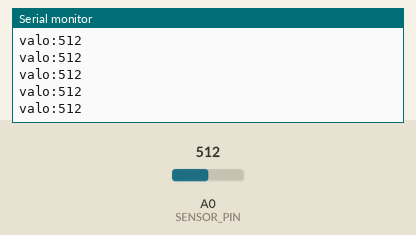
Bench run of a sketch on a simulated Arduino Uno, built with avr-gcc and run on an emulated ATmega328P. Shown: the last lines printed to the serial monitor. Inputs (shaded band) come from the test bench; at power-on: A0 (SENSOR_PIN) = 512.

Above: at 1.2 s.
1.3 s: A0 (SENSOR_PIN) set to 716
At 1.32 s:
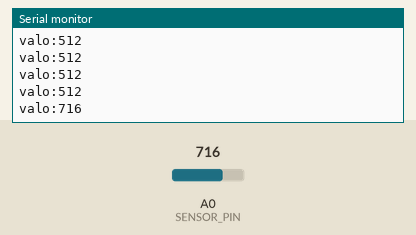
2.8 s: A0 (SENSOR_PIN) set to 900
At 2.83 s:
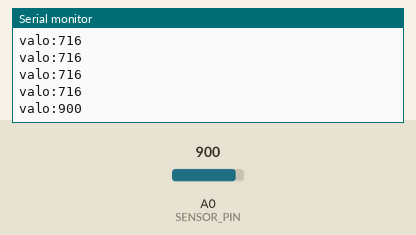
Timing chart, 0 to 5.8 s (numbered marks = the images above; inputs shaded):
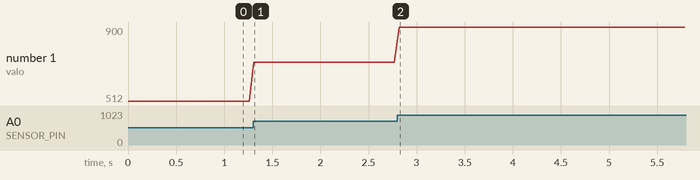

The sketch:

sarjaplotteri.ino
```cpp
// Valoanturi sarjaplotteriin (Ruukkilabra, Ahjo 1, tunti 10)
// Kytkenta: 5V -> valovastus -> A0 -> 10 kohm vastus -> GND
// Avaa Tools -> Serial Plotter ja valitse 9600 baud.
// Light sensor to the serial plotter: 5V -> LDR -> A0 -> 10 kohm -> GND, 9600 baud.

const int SENSOR_PIN = A0;      // jannitteenjaon keskikohta / the divider's middle point

void setup() {
  Serial.begin(9600);           // sama nopeus kuin plotterissa / the same speed as the plotter
}

void loop() {
  int value = analogRead(SENSOR_PIN);   // 0...1023 vastaa 0...5 V / 0...1023 means 0...5 V
  Serial.print("valo:");                // nimi kayralle / the curve's name
  Serial.println(value);
  delay(50);                            // 20 lukemaa sekunnissa / 20 readings a second
}
```

Measured:
- after the input at 1.3 s, the serial monitor: prints a new line at once (image 1)
- after the input at 2.8 s, the serial monitor: prints a new line at once (image 2)
- plotted number 1: 512 → 716 after the input at 1.3 s, 716 → 900 after the input at 2.8 s
